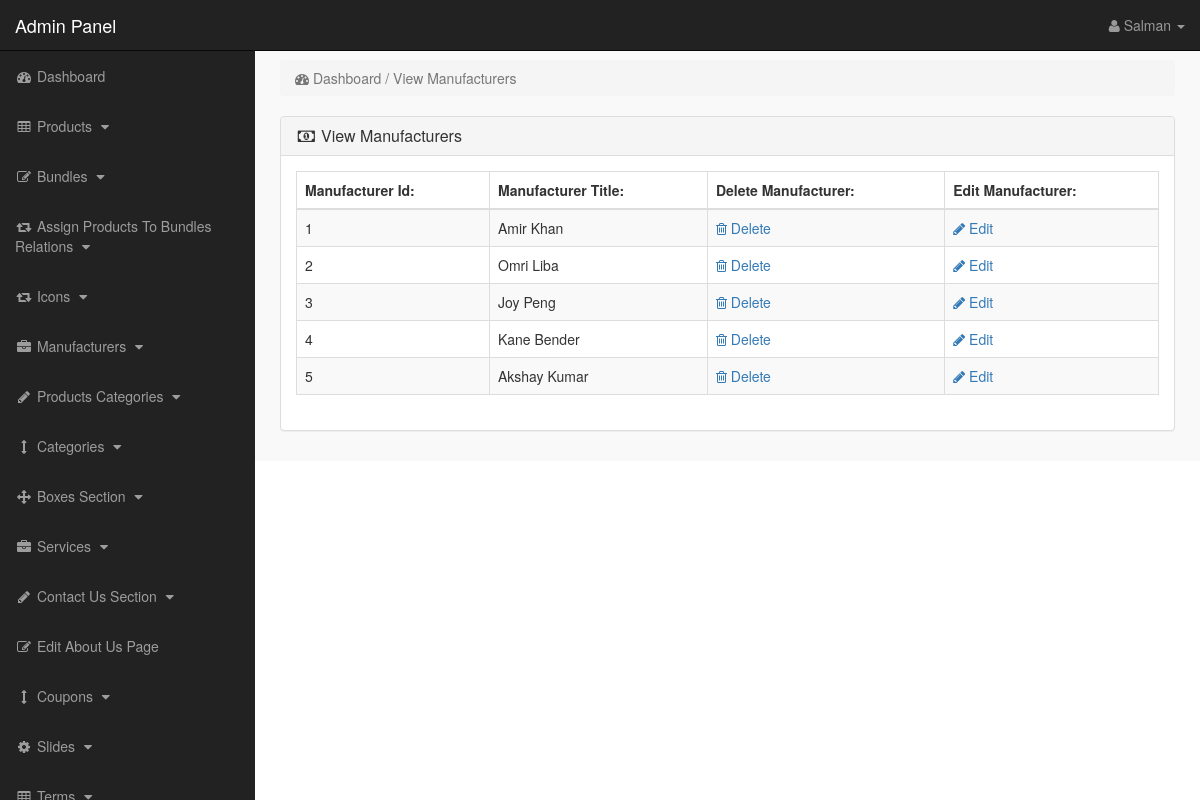
Screenshot of /admin_area/index.php?view_manufacturers (signed in) with the database file from the repository.
### tables this page shows
CREATE TABLE IF NOT EXISTS `manufacturers` (
  `manufacturer_id` int(10) NOT NULL,
  `manufacturer_title` text NOT NULL,
  `manufacturer_top` text NOT NULL,
  `manufacturer_image` text NOT NULL
);

### admin_area/view_manufacturers.php (the view)
<?php
if(!isset($_SESSION['admin_email'])){
echo "<script>window.open('login.php','_self')</script>";
}
else {
?>
<div class="row">
<div class="col-lg-12">
<ol class="breadcrumb">
<li class="active">
<i class="fa fa-dashboard"></i> Dashboard / View Manufacturers
</li>
</ol>
</div>
</div>
<div class="row">
<div class="col-lg-12">
<div class="panel panel-default">
<div class="panel-heading">
<h3 class="panel-title">
<i class="fa fa-money fa-fw"></i> View Manufacturers
</h3>
</div>
<div class="panel-body">
<div class="table-responsive">
<table class="table table-bordered table-hover table-striped">
<thead>
<tr>
<th>Manufacturer Id:</th>
<th>Manufacturer Title:</th>
<th>Delete Manufacturer:</th>
<th>Edit Manufacturer:</th>
</tr>
</thead>
<tbody>
<?php
$i = 0;
$get_manufacturers = "select * from manufacturers";
$run_manufacturers = mysqli_query($con,$get_manufacturers);
while($row_manufacturers = mysqli_fetch_array($run_manufacturers)){
$manufacturer_id = $row_manufacturers['manufacturer_id'];
$manufacturer_title = $row_manufacturers['manufacturer_title'];
$i++;
?>
<tr>
<td><?php echo $i; ?></td>
<td><?php echo $manufacturer_title; ?></td>
<td>
<a href="index.php?delete_manufacturer=<?php echo $manufacturer_id; ?>">
<i class="fa fa-trash-o"></i> Delete
</a>
</td>
<td>
<a href="index.php?edit_manufacturer=<?php echo $manufacturer_id; ?>">
<i class="fa fa-pencil"></i> Edit
</a>
</td>
</tr>
<?php } ?>
</tbody>
</table>
</div>
</div>
</div>
</div>
</div>
<?php } ?>

### admin_area/includes/sidebar.php (shortened to what this page needs)
<?php
if(!isset($_SESSION['admin_email'])){
echo "<script>window.open('login.php','_self')</script>";
}
else {
?>
<nav class="navbar navbar-inverse navbar-fixed-top" >
<div class="navbar-header" >
<a class="navbar-brand" href="index.php?dashboard" >Admin Panel</a>
</div>
<ul class="nav navbar-right top-nav" >
<li class="dropdown" >
<a href="#" class="dropdown-toggle" data-toggle="dropdown" >
<i class="fa fa-user" ></i>
<?php echo $admin_name; ?> <b class="caret" ></b>
</a>
</li>
</ul>
<div class="collapse navbar-collapse navbar-ex1-collapse">
<ul class="nav navbar-nav side-nav">
<li>
<a href="index.php?dashboard">
<i class="fa fa-fw fa-dashboard"></i> Dashboard
</a>
</li>
<li>
<a href="#" data-toggle="collapse" data-target="#products">
<i class="fa fa-fw fa-table"></i> Products
<i class="fa fa-fw fa-caret-down"></i>
</a>
</li>
<li>
<a href="#" data-toggle="collapse" data-target="#bundles">
<i class="fa fa-fw fa-edit"></i> Bundles
<i class="fa fa-fw fa-caret-down"></i>
</a>
</li>
<li>
<a href="#" data-toggle="collapse" data-target="#relations">
<i class="fa fa-fw fa-retweet"></i> Assign Products To Bundles Relations
<i class="fa fa-fw fa-caret-down"></i>
</a>
</li>
<li>
<a href="#" data-toggle="collapse" data-target="#icons">
<i class="fa fa-fw fa-retweet"> </i> Icons
<i class="fa fa-fw fa-caret-down" ></i>
</a>
</li>
<li>
<a href="#" data-toggle="collapse" data-target="#manufacturers">
<i class="fa fa-fw fa-briefcase"></i> Manufacturers
<i class="fa fa-fw fa-caret-down"></i>
</a>
</li>
<li>
<a href="#" data-toggle="collapse" data-target="#p_cat">
<i class="fa fa-fw fa-pencil"></i> Products Categories
<i class="fa fa-fw fa-caret-down"></i>
</a>
</li>
<li>
<a href="#" data-toggle="collapse" data-target="#cat">
<i class="fa fa-fw fa-arrows-v"></i> Categories
<i class="fa fa-fw fa-caret-down"></i>
</a>
</li>
<li>
<a href="#" data-toggle="collapse" data-target="#boxes">
<i class="fa fa-fw fa-arrows"></i> Boxes Section
<i class="fa fa-fw fa-caret-down"></i>
</a>
</li>
<li>
<a href="#" data-toggle="collapse" data-target="#services">
<i class="fa fa-fw fa-briefcase"></i> Services
<i class="fa fa-fw fa-caret-down"></i>
</a>
</li>
<li>
<a href="#" data-toggle="collapse" data-target="#contact_us">
<i class="fa fa-fw fa-pencil"> </i> Contact Us Section
<i class="fa fa-fw fa-caret-down"></i>
</a>
</li>
<li>
<a href="index.php?edit_about_us">
<i class="fa fa-fw fa-edit"></i> Edit About Us Page
</a>
</li>
<li>
<a href="#" data-toggle="collapse" data-target="#coupons">
<i class="fa fa-fw fa-arrows-v"></i> Coupons
<i class="fa fa-fw fa-caret-down"></i>
</a>
</li>
<li>
<a href="#" data-toggle="collapse" data-target="#slides">
<i class="fa fa-fw fa-gear"></i> Slides
<i class="fa fa-fw fa-caret-down"></i>
</a>
</li>
<li>
<a href="#" data-toggle="collapse" data-target="#terms" >
<i class="fa fa-fw fa-table"></i> Terms
<i class="fa fa-fw fa-caret-down"></i>
</a>
</li>
</ul>
</div>
</nav>
<?php } ?>

### admin_area/css/style.css (style rules this page uses)
body { margin-top:100px; }
@media (min-width: 768px) { body { margin-top:50px; } }
.top-nav { padding:0 15px; }
.top-nav>li { display:inline-block; float:left; }
.top-nav>li>a { padding-top:15px; padding-bottom:15px; line-height:20px; color:#999; }
@media (min-width: 768px) { .side-nav { position:fixed; top:51px; width:255px; border-radius:0; overflow-y:auto; background-color: #222; bottom:0; overflow-x:hidden; padding-bottom:40px; } }
@media (min-width: 768px) { .side-nav>li>a { width:255px; } }
.panel-body { border-radius:5px; }

### rows the page displays
manufacturers: manufacturer_title "Amir Khan"
manufacturers: manufacturer_title "Omri Liba"
manufacturers: manufacturer_title "Joy Peng"
manufacturers: manufacturer_title "Kane Bender"
manufacturers: manufacturer_title "Akshay Kumar"

### other values shown
$admin_name "Salman"
